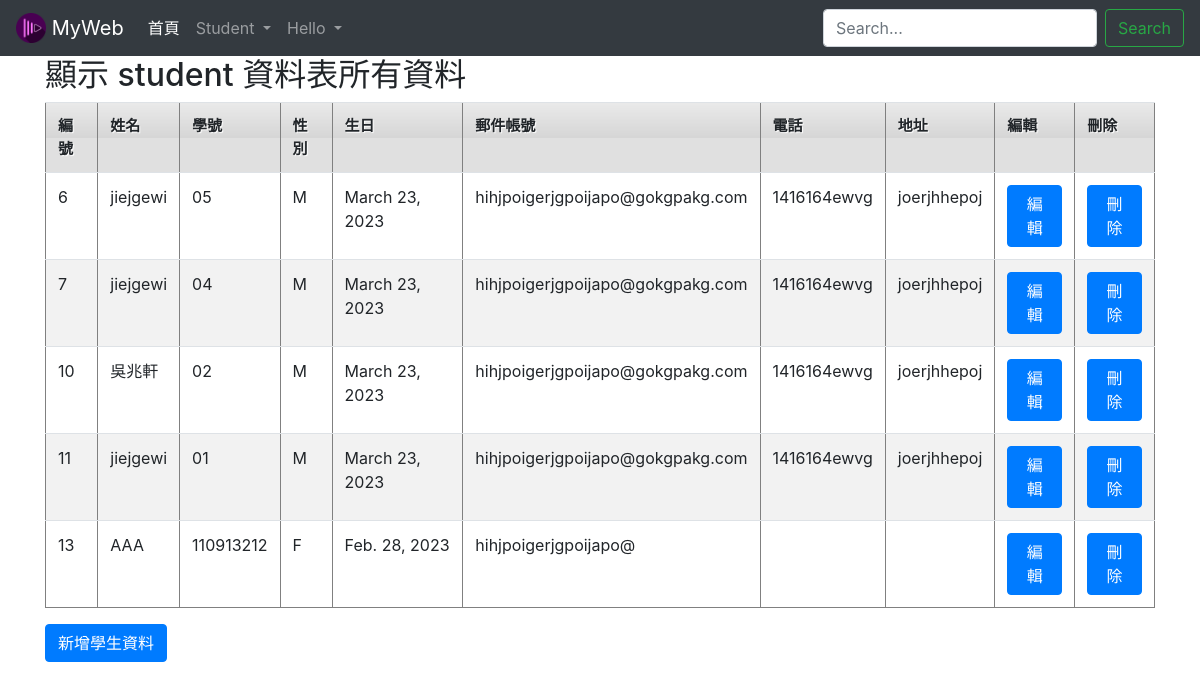
Before: /listall/ with the older database file.
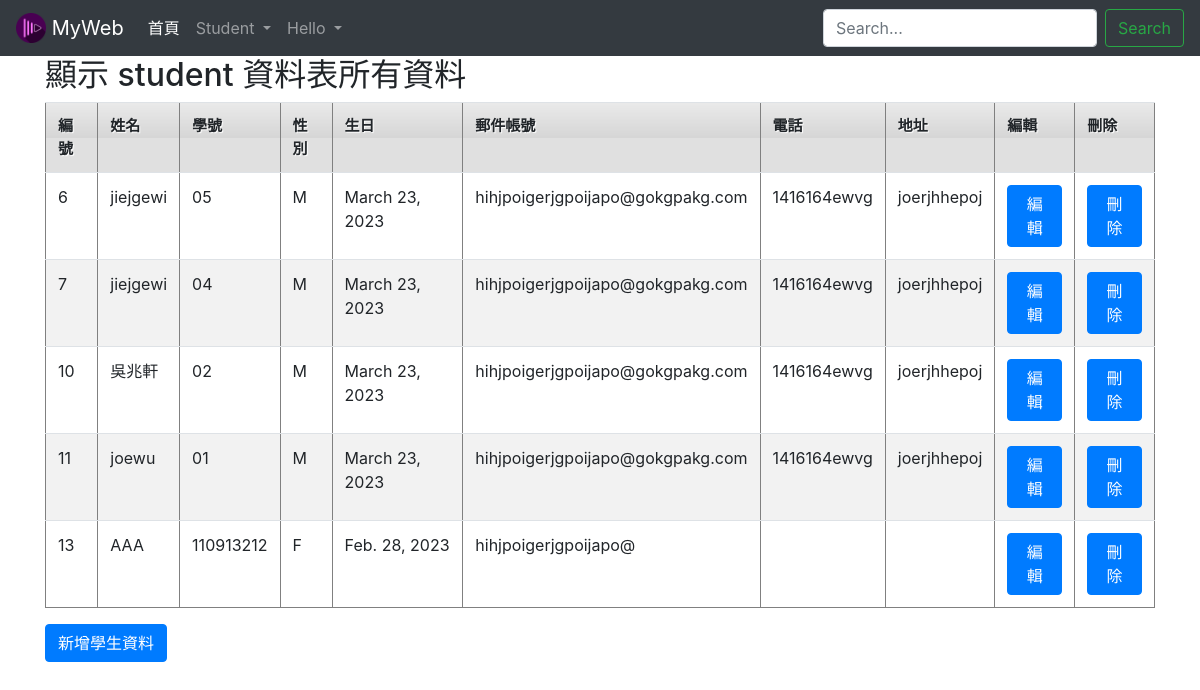
After: the same page with the newer database file.
### students/models.py (models this page shows, shortened)
class student(models.Model):
    stuName= models.CharField(max_length=50,null=False)
    stuID = models.CharField(max_length=10,null=False)
    stuSex=models.CharField(max_length=2,default="M",null=False)
    stuBirth=models.DateField(null=False)
    stuEmail=models.EmailField(max_length=100,blank=True,default="")
    stuPhone=models.CharField(max_length=20,blank=True,default="")
    stuAddress=models.CharField(max_length=255,blank=True,default="")

### students/views.py (the view)
# urls.py: path('listall/', listall),
def listall(request):
    allStudents = student.objects.all().order_by('id')  #讀取資料表, 依 id 遞增排序
    return render(request, "student/listall.html", locals())

### templates/student/listall.html (shortened to what this page needs)
{% extends "base.html" %}
{% block content %}
		<h2>顯示 student 資料表所有資料</h2>
		<table border="1" cellpadding="0" cellspacing="0" class="table table-striped">
			<th>編號</th><th>姓名</th><th>學號</th><th>性別</th><th>生日</th>
			<th>郵件帳號</th><th>電話</th><th>地址</th><th>編輯</th><th>刪除</th>
			{% for student in allStudents %}
				<tr>
					<td>{{ student.id }} </td>
					<td>{{ student.stuName }} </td>
					<td>{{ student.stuID }} </td>
					<td>{{ student.stuSex}} </td>
					<td>{{ student.stuBirth }} </td>
					<td>{{ student.stuEmail }} </td>
					<td>{{ student.stuPhone}} </td>
					<td>{{ student.stuAddress }} </td>
					<td><button type="edit" class="btn btn-primary" name="button" id="button"  onclick="location.href='/edit/{{ student.stuID }}'">編輯</button> </td>
					<td><button type="delete" class="btn btn-primary" name="button" id="button"  onclick="location.href='/delete/{{ student.stuID }}'">刪除</button> </td>
				</tr>
			{% endfor %}
		</table>
		<button type="add" class="btn btn-primary" name="button" id="button"  onclick="location.href='/post1'">新增學生資料</button>
{% endblock %}

Changed rows visible on the page:
changed student id 11: stuName "jiejgewi" → "joewu"
